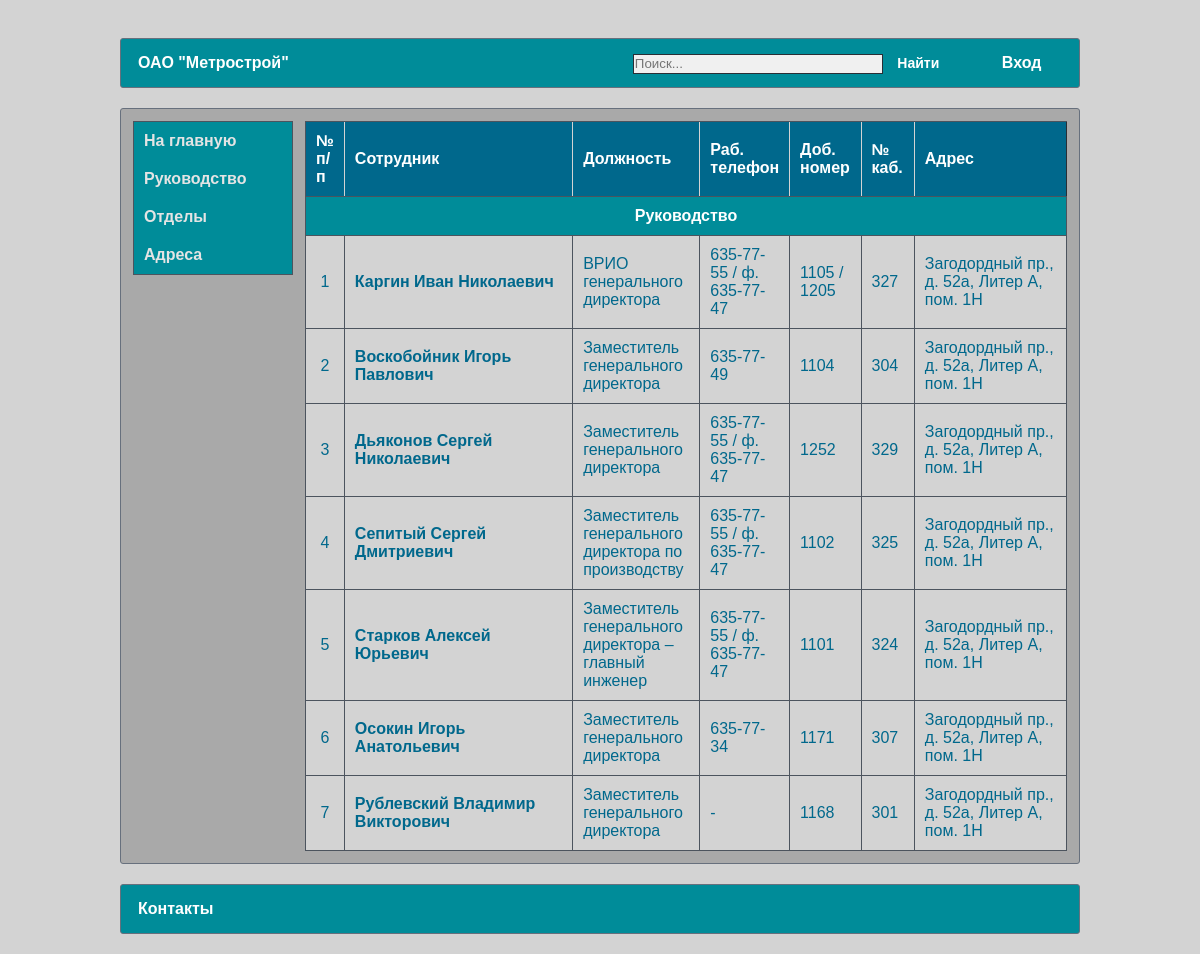
Before: /governance/ with the older database file.
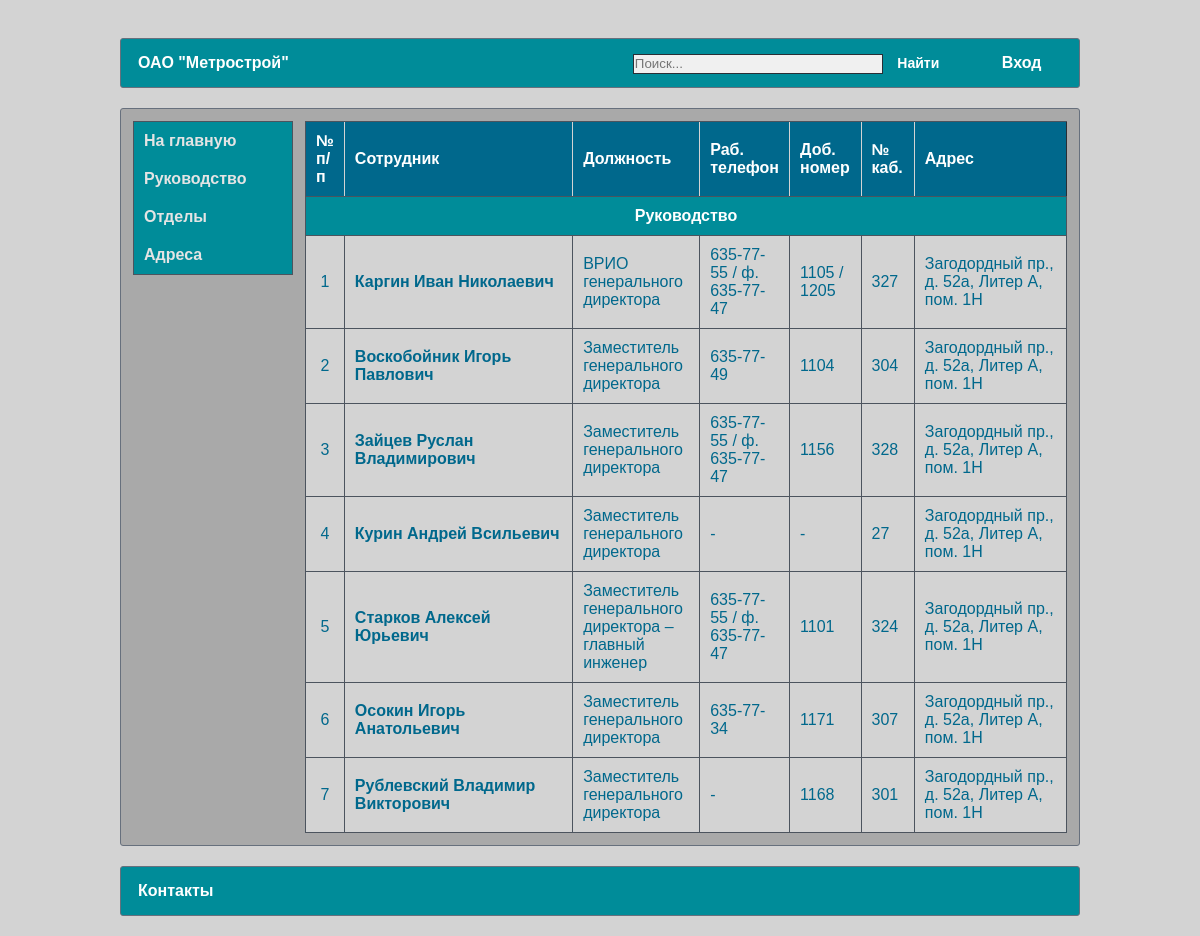
After: the same page with the newer database file.
### catalog/models.py (models this page shows, shortened)
class Department(models.Model):
    name = models.TextField(max_length=150, verbose_name="Наименование отдела/подзразделения")
    short_name = models.CharField(max_length=50, verbose_name="Сокращенное название", null=True, blank=True)
    adress = models.ForeignKey('AdressDepartment', on_delete=models.SET_NULL, verbose_name="Местонахождение", null=True, blank=True)
    priority = models.IntegerField(verbose_name="Приоритет", null=False, blank=False, default=1)
    class Meta:
        ordering = ["priority"]

class Employee(models.Model):
    surname = models.CharField(max_length=30, verbose_name='Фамилия')
    name = models.CharField(max_length=30, verbose_name='Имя')
    patronymic = models.CharField(max_length=30, verbose_name='Отчество', null=True, blank=True)
    position = models.TextField(max_length=100, verbose_name='Должность', null=True, blank=True)
    department = models.ForeignKey('Department', on_delete=models.SET_NULL, verbose_name='Отдел/подзразделение', null=True, blank=True)
    phone_work = models.CharField(max_length=15, verbose_name='Рабочий телефон', null=True, blank=True)
    phone_work_additional = models.CharField(max_length=10, verbose_name='Добавочный номер', null=True, blank=True)
    phone_mob = models.CharField(max_length=30, verbose_name='Мобильный телефон', null=True, blank=True)
    email = models.EmailField(null=True, blank=True)
    office = models.CharField(max_length=10, verbose_name='№ кабинета', null=True, blank=True)
    dob = models.CharField(max_length=20, verbose_name='Дата рождения', null=True, blank=True)
    class Meta:
        ordering = ["id"]
    def get_absolute_url(self):
        return reverse('employee', args=[str(self.id)])
    def __str__(self):
        full_name = self.surname + " " + self.name
        if self.patronymic:
            full_name += " " + self.patronymic
        return full_name

class AdressDepartment(models.Model):
    street = models.CharField(max_length=30, verbose_name="Улица")
    building = models.CharField(max_length=10, verbose_name="Дом/Строение")
    letter = models.CharField(max_length=20, verbose_name="Корпус/Литера", null=True, blank=True)
    room = models.CharField(max_length=20, verbose_name="Помещение", null=True, blank=True)
    class Meta:
        ordering = ["street"]
    def __str__(self):
        full_adress = self.street + ", " + self.building
        if self.letter:
            full_adress += ", " + self.letter
        if self.room:
            full_adress += ", " + self.room
        return full_adress

### catalog/views.py (the view)
# urls.py: path('governance/', GovernanceView.as_view(), name='governance'),
class GovernanceView(View):
    def get(self, request):
        employees = Employee.objects.all()
        departments = Department.objects.filter(name='Руководство')
        context = {"employees": employees, "departments": departments}
        return render(request, 'catalog/index.html', context)

### templates/catalog/index.html (shortened to what this page needs)
{% extends "catalog/base.html" %}
{% load static %}
{% block content %}
        <table class="bordered">
            <thead>
            <tr>
                <th style="border-left: 1px solid #4c545e">№ п/п</th>
                <th>Сотрудник</th>
                <th>Должность</th>
                <th>Раб. телефон</th>
                <th>Доб. номер</th>
                <th>№ каб.</th>
                <th>Адрес</th>
            </tr>
            </thead>
            <tbody>
            {% for department in departments %}
                <tr>
                    <td colspan="7" class="trdep">{{ department.name }}</td>
                </tr>
                {% for employee in employees  %}
                    {% if employee.department == department %}
                        <tr>
                            <td align="center" width="5%">{{ forloop.counter }}</td>
                            <td width="30%">
                                <b><a href="{{ employee.get_absolute_url }}">
                                    {{ employee }}
                                </a></b>
                            </td>
                            <td>{{ employee.position|default_if_none:"-" }}</td>
                            <td width="11%">{{ employee.phone_work|default_if_none:"-" }}</td>
                            <td>{{ employee.phone_work_additional|default_if_none:"-" }}</td>
                            <td width="7%">{{ employee.office|default_if_none:"-" }}</td>
                            <td width="20%">{{ department.adress|default_if_none:"-" }}</td>
                        </tr>
                    {% endif %}
                {% endfor %}
            {% endfor %}
            </tbody>
        </table>
{% endblock %}

### templates/catalog/base.html (shortened to what this page needs)
﻿{% load static %}
<!DOCTYPE html>
<html>
	<head>
		<link rel="stylesheet" type="text/css" href="{% static 'catalog/style.css' %}">
		<link rel="stylesheet" type="text/css" href="{% static 'catalog/media-queries.css'  %}">
	</head>
	<body>
		<div class="wrapper">
			<div class="header">
                <table class="menu">
                    <tr>
                        <td>
                            ОАО "Метрострой"
                        </td>
                        <td align="right">
                            <form method="get" action="{% url 'results' %}">
                                <input type="text" placeholder="Поиск..." name="search">
                                <input type="submit" value="Найти">
                            </form>
                        </td>
                        <td align="center">
                            {% if user.is_authenticated %}
                                <a href="{% url 'logout' %}" title="Выход">{{ user.username }}</a>
                            {% else %}
                                <a href="{% url 'login' %}">Вход</a>
                            {% endif %}
                        </td>
                    </tr>
                </table>
			</div>
			<div class="content">
                <table>
                    <tr>
                        <td class="leftmenu">
                            <div class="leftCol">
                                <ul class="leftNav">
                                    <li><a href="{% url 'home' %}">На главную</a></li>
                                    <li><a href="{% url 'governance' %}">Руководство</a></li>
                                    <li><a href="{% url 'department' %}">Отделы</a></li>
                                    <li><a href="{% url 'addresses' %}">Адреса</a></li>
                                </ul>
                                <br>
                                <br>
        				    </div>
                        </td>
                        <td width="100%" style="vertical-align: top">
                            {% block content %}
                            {% endblock %}
                        </td>
                    </tr>
                </table>
            </div>
            <div class="header" style="padding-bottom: 20px">
                <table class="menu">
                    <tr>
                        <td>
                            Контакты
                        </td>
                    </tr>
                </table>
			</div>
		</div>
	</body>
</html>

### catalog/static/catalog/style.css (style rules this page uses)
* { margin: 0; padding: 0; }
a { color: #00688c; text-decoration: none; }
html,body { width: 100%; height: 100%; }
body { background: #d3d3d3; font-family: Arial; font-size: 14px; color: white; line-height: 18px; }
.wrapper { width: 80%; padding: 0 10px; margin: 0 auto; min-height: 100%; }
.header { padding-top: 20px; margin-bottom: 20px; }
.content { padding: 10px; border-radius: 3px; border: 1px solid #67707d; background-color: darkgray; overflow: hidden; }
ul,ol,dl { margin: 0 0 0 30px; }
table.menu { background-color: #008c99; height: 50px; border-radius: 3px; border: 1px solid #67707d; width: 100%; }
table.menu td { font-weight: bold; vertical-align: center; padding-left: 15px; padding-right: 15px; }
table.menu td a { color: white; text-decoration: none; }
table.bordered { border-collapse: collapse; border: 1px solid #292e35; width: 100%; background-color: #d3d3d3; border-radius: 3px; border-spacing: 0; }
table.bordered th { padding: 10px; vertical-align: center; border-bottom: 1px solid #4c545e; border-top: 1px solid #4c545e; border-left: 1px solid lightgrey; }
table.bordered td { padding: 10px; vertical-align: center; border: 1px solid #4c545e; color: #00688c; }
.trdep { text-align: center; font-weight: bold; color: white !important; background-color: #008c99; }
table.bordered th { background-color: #00688c; text-align: left; font-weight: bold; color: white; }
.leftmenu { vertical-align: top; font-weight: bold; }
.leftCol { float: left; margin-right: 10px; vertical-align: top; width: 160px; }
ul.leftNav { margin: 0 0 0 0; padding: 0; background-color: #008c99; border: 1px solid #4c545e; }
ul.leftNav li a { color: #e4e4e4; text-decoration: none; padding: 10px 10px 10px 10px; display: block; }
ul.leftNav li { list-style: none; }
input[type=text], input[type=password] { padding: 1px; height: 20px; border: 1px solid #292e35; background-color: #f0f0f0; width: 250px; }
input[type=submit] { font-weight: bold; font-size: 14px; background-color: #008c99; border: 0; color: white; padding: 3px 10px 3px 10px; }

Changed rows visible on the page:
changed Employee: surname+name+patronymic "Дьяконов Сергей Николаевич" → "Зайцев Руслан Владимирович"; phone_work_additional "1252" → "1156"; office "329" → "328"
changed Employee: surname+name+patronymic "Cепитый Сергей Дмитриевич" → "Курин Андрей Всильевич"; position "Заместитель генерального директора по производству" → "Заместитель генерального директора"; phone_work "635-77-55 / ф. 635-77-47" → "-"; phone_work_additional "1102" → "-"; office "325" → "27"
